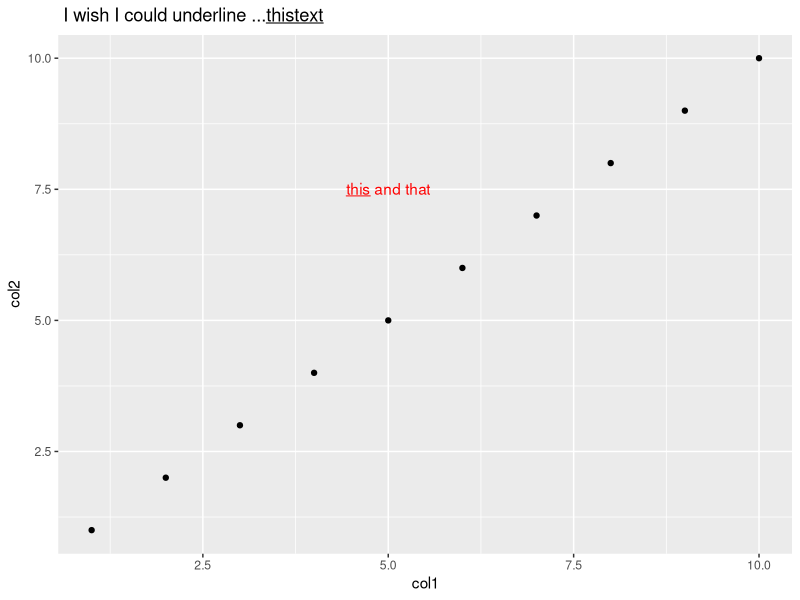

This chart was generated by the following R code:
# objective: To underline the text in a label and plot title 
library(ggplot2)

# create some data
df<- data.frame(col1=1:10, col2=1:10)

ggplot(df, aes(x = col1, y = col2)) + 
  geom_point() +
  ggtitle(~"I wish I could underline ..."*underline(thistext))+
  annotate("text", x=5.0, y=7.5,
           label='underline("this")*" and that"',
           parse = TRUE, color="red")
